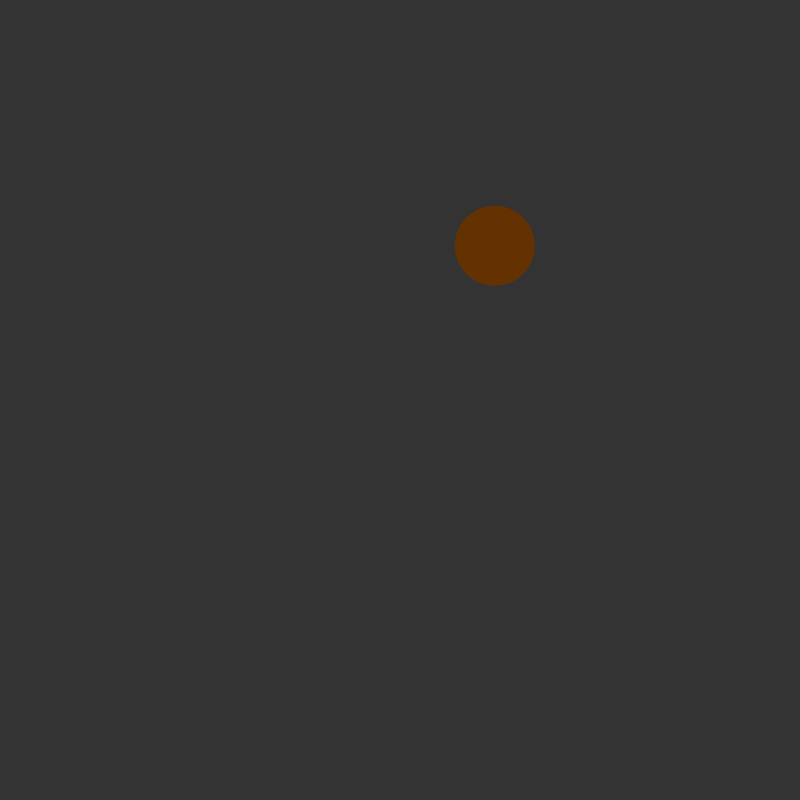
Frame 1 (no input)
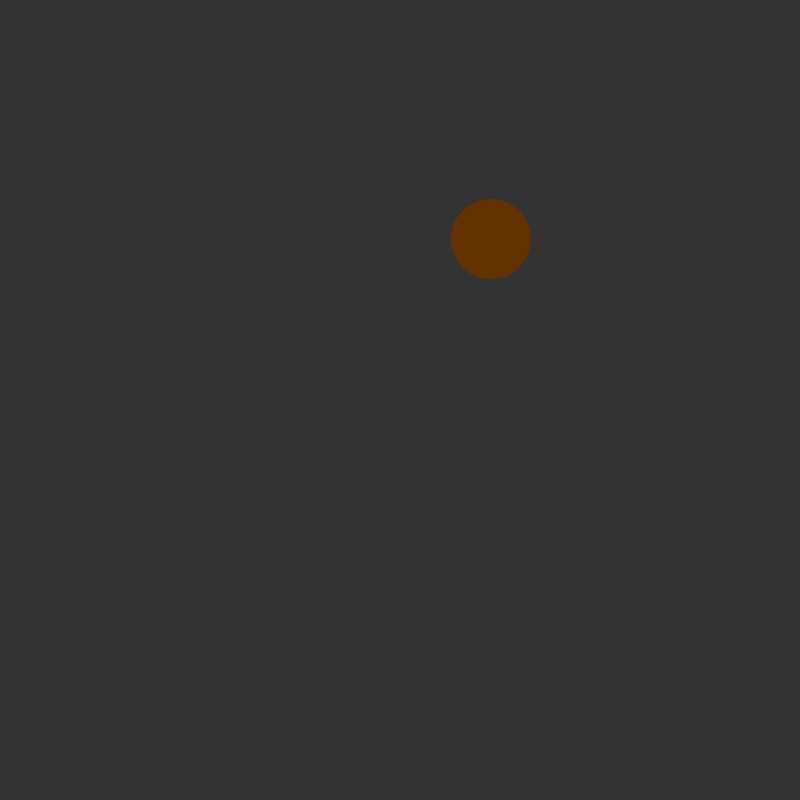
Frame 60 (the mouse pressed at the canvas centre just before this capture)
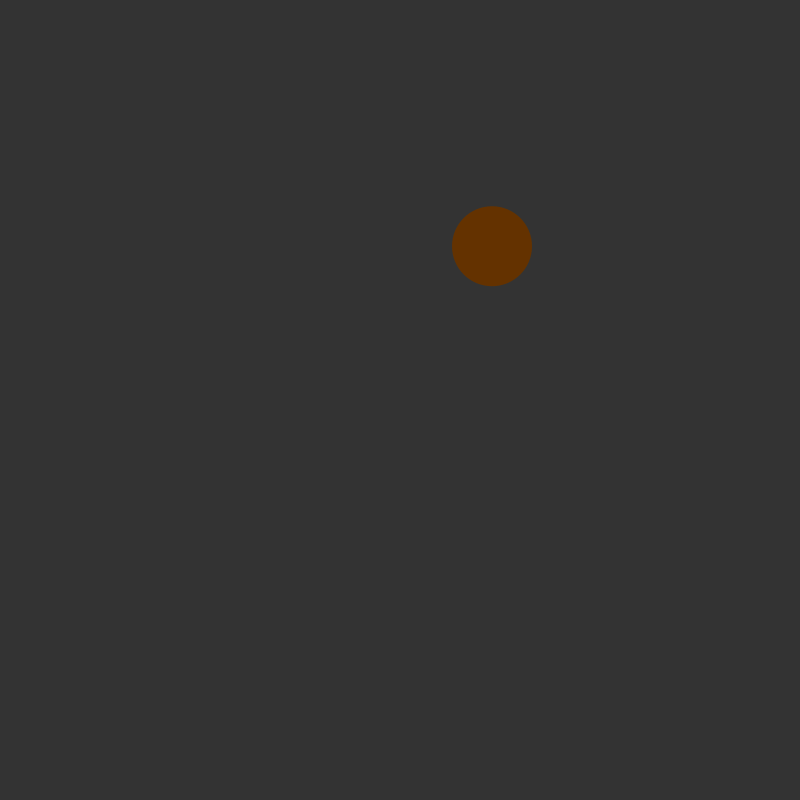
Frame 120 (the mouse held since frame 60 and released just before this capture)

The Processing sketch that drew these frames (run headless with seeded random() and noise(); from frame 60 on, the mouse is pressed at the canvas centre):

// Processing sketch: project_3
// ── project_3.pde
Mitosis[] cells = new Mitosis[50];
int counter = 0;

void setup() {
    size(800, 800);
    cells[0] = new Mitosis();
    counter++;
}

void draw() {
    background(51);
    for (int i = 0; i < counter; i++) {
        cells[i].move();
        cells[i].show();
    }
}

void mousePressed() {
    for (int i = 0; i < counter; i++) {
        if(cells[i].clicked(mouseX, mouseY) && counter != 35) {
            process_mitosis(mouseX, mouseY, i);
            return;
        }
    }
}

void process_mitosis(float x, float y, int index) {
    Mitosis cellA = new Mitosis();
    Mitosis cellB = new Mitosis();
    cellA.mitosis(x, y);
    cellB.mitosis(x, y);
    cells[index] = cellA;
    cells[index + 1] = cellB;
    counter++;
}
// ── mitosis.pde
class Mitosis {
    float x;
    float y;
    float r;

    Mitosis() {
        r = 80;
        x = random(r, width - r);
        y = random(r, height - r);
    }

    void move() {
        x += random(-1, 1);
        y += random(-1, 1);
    }

    void show () {
        fill(100, 50, 0);
        noStroke();
        ellipse(x, y, r, r);
    }

    boolean clicked(float mouse_x, float mouse_y) {
        float d = dist(x, y, mouse_x, mouse_y);
        return (d < r / 2);
    }

    void mitosis(float pos_x, float pos_y) {
        float offset = random(-r/2, r/2);
        x = pos_x + offset;
        y = pos_y + offset;
        r = r / sqrt(2);
    }
}
